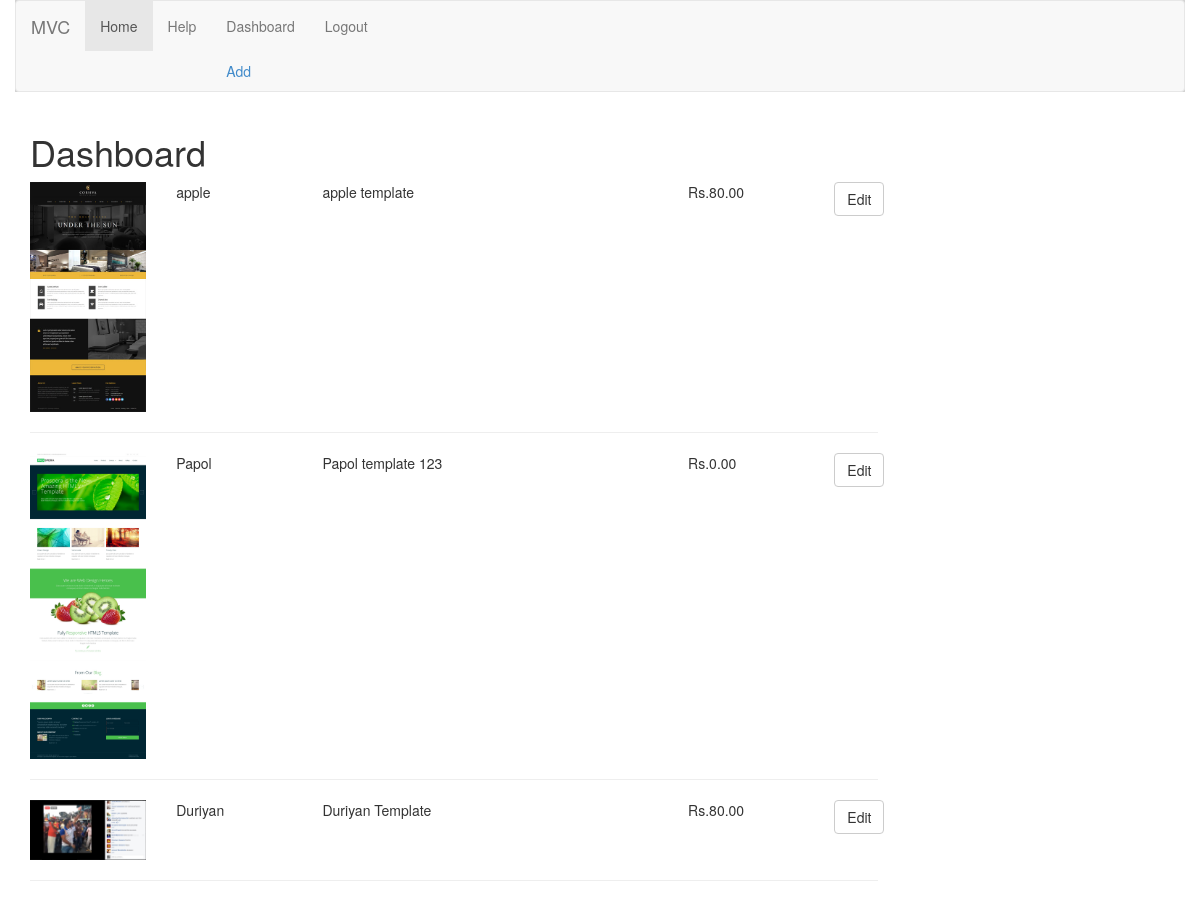
The app's page /dashboard (signed in) with its own data.
### tables this page shows
CREATE TABLE IF NOT EXISTS `products` (
  `id` int(11) NOT NULL AUTO_INCREMENT,
  `product_name` varchar(50) NOT NULL DEFAULT '0',
  `product_image` varchar(255) NOT NULL DEFAULT '0',
  `product_description` varchar(255) NOT NULL DEFAULT '0',
  `product_price` decimal(5,2) NOT NULL DEFAULT '0.00',
  PRIMARY KEY (`id`)
);

### Libs/View.php (called while the page is built, shortened)
<?php
class View
{
	public function render($name)
	{
		require 'views/header.php';
		require 'views/'.$name.'.php';
		require 'views/footer.php';
	}
}

### controllers/DashboardController.php (called while the page is built, shortened)
<?php
class DashboardController extends Controller
{
	public function index(){
		$this->view->msg = $this->model->getProducts();
		$this->view->render("Dashboard/index");
	}
}

### index.php (called while the page is built, shortened)
<?php
require_once __DIR__.'/Libs/Bootstrap.php';
require_once __DIR__.'/Libs/Controller.php';
require_once __DIR__.'/Libs/Model.php';
require_once __DIR__.'/Libs/View.php';
require_once __DIR__.'/Libs/Database.php';
require_once __DIR__.'/Libs/Session.php';
require_once __DIR__.'/Config/database.php';
$app = new Bootstrap();
?>

### Libs/Session.php (called while the page is built, shortened)
<?php
class Session
{
	public static function get($key)
	{
		if (isset($_SESSION[$key]))
		return $_SESSION[$key];
	}
}

### Libs/Model.php (called while the page is built)
<?php
class Model
{
	function __construct()
	{
		$this->db = new Database();
	}
}

### Libs/Database.php (called while the page is built, shortened)
<?php
class Database extends PDO
{
	function __construct()
	{
		$user='root';
		$pass='';
	}
}

### models/DashboardModel.php (called while the page is built, shortened)
<?php
class DashboardModel extends Model
{
	function getProducts(){
		$q = $this->db->prepare("SELECT * from products;");
		$q->execute();
		$data = $q->fetchAll();
		return $data;
	}
}

### Libs/Controller.php (called while the page is built, shortened)
<?php
class Controller
{
	public function loadModel($name)
	{
		$path = 'models/'.ucfirst($name).'Model.php';
		if (file_exists($path)) {
			$this->model = new $modelName();
		}
	}
}

### views/Dashboard/index.php (the view)
<div class="container">
	<div class="row">
		<div class="col-md-9">
			<h1>Dashboard</h1>
			<?php foreach ($this->msg as $key => $value):?>
			<div class="row">
				<div class="col-sm-2"><img class="img-responsive" src="<?php echo URL.'uploads/'.$value['product_image']; ?>" /></div>
				<div class="col-sm-2"><?php echo $value['product_name']; ?></div>
				<div class="col-sm-5"><?php echo $value['product_description']; ?></div>
				<div class="col-sm-2"><?php echo CUR.$value['product_price']; ?></div>
				<div class="col-sm-1"><a class="btn btn-default" href="<?php echo URL.'dashboard/edit/'.$value['id']; ?>">Edit</a></div>
			</div>
			<hr>
			<?php endforeach; ?>
		</div>
		<div class="col-md-3">
		</div>
	</div>
</div>

### Libs/Bootstrap.php (shortened to what this page needs)
<?php
class Bootstrap
{
	function __construct()
	{
		$url = isset($_GET['url'])?$_GET['url']:null;
		$url = rtrim($url,'/');
		$url = explode('/', $url);
		$controller = new $requestController;
		$controller->loadModel($url[0]);
		if (isset($url[2])) {
			$controller->{$url[1]}($url[2]);
		}
		else{
			if (isset($url[1])) {
				$controller->{$url[1]}();
			}
			else{
				$controller->index();
			}
		}
	}
}

### views/header.php (shortened to what this page needs)
<!DOCTYPE html>
<html lang = "en">
<head>
	<link rel="stylesheet" type="text/css" href="<?php echo URL; ?>public/css/bootstrap.min.css">
	<link rel="stylesheet" type="text/css" href="<?php echo URL; ?>public/css/default.css">
</head>
<body>
	<div class="site-wrapper">
		<div class="container">
			<div class="row">
				<header>
				<nav class="navbar navbar-default">
				  <div class="container-fluid">
				    <div class="navbar-header">
				      <a class="navbar-brand" href="<?php echo URL; ?>">MVC</a>
				    </div>
				    <ul class="nav navbar-nav">
				      <li class="active"><a href="<?php echo URL; ?>">Home</a></li>
				      <li><a href="<?php echo URL; ?>help">Help</a></li>
				      <?php if ( Session::get('loggedIn') ): ?>
				     	<?php if(Session::get('role') == 'admin'): ?>
				      	<li><a href="<?php echo URL; ?>dashboard">Dashboard</a>
				      		<ul class="nav">
				      			<li><a href="<?php echo URL; ?>dashboard/create_product">Add</a></li>
				      		</ul>
				      	</li>
				      	<?php endif; ?>
				      	<li><a href="<?php echo URL; ?>user/logout">Logout</a></li>
				      <?php else: ?>
				      <li><a href="<?php echo URL; ?>user/login">Login</a></li>
				  	  <?php endif; ?>
				    </ul>
				  </div>
				</nav>
			</header>
			</div>
		</div>

### views/footer.php (shortened to what this page needs)
	</div>
</body>
</html>

### public/css/default.css (style rules this page uses)
body { background: #000; }
.site-wrapper { background: #FFF; }
header { background: #D3D3D3; }

### records on screen
products: product_image (picture), product_name "apple", product_description "apple template", product_price "80.00"
products: product_image (picture), product_name "Papol", product_description "Papol template 123", product_price "0.00"
products: product_image (picture), product_name "Duriyan", product_description "Duriyan Template", product_price "80.00"
